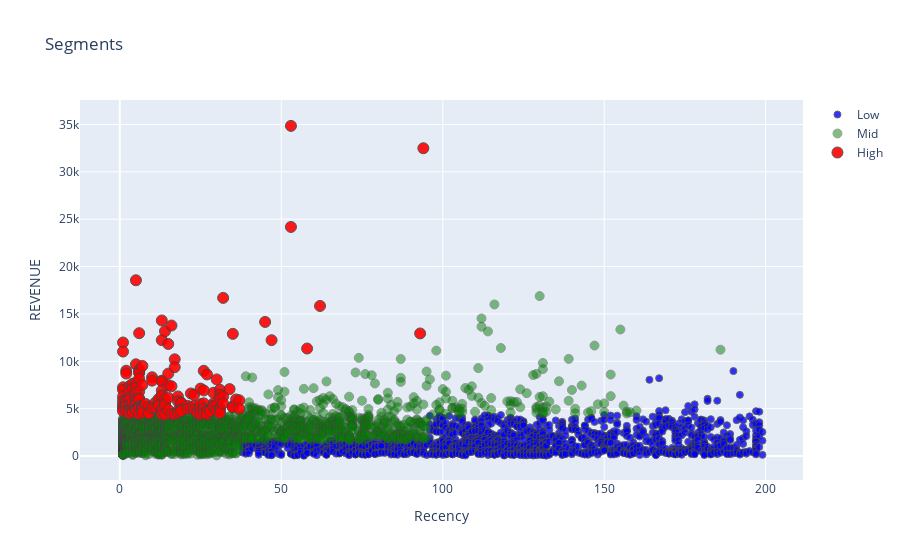

Notebook code cell kept with this figure:
### Code cell
graph = user.query("REVENUE <35000 and Recency<200")

plot_data = [
    go.Scatter(
        x=graph.query("Segment == 'Low-Value'")['Recency'],
        y=graph.query("Segment == 'Low-Value'")['REVENUE'],
        mode='markers',
        name='Low',
        marker= dict(size= 7,
            line= dict(width=1),
            color= 'blue',
            opacity= 0.8
           )
    ),
        go.Scatter(
        x=graph.query("Segment == 'Mid-Value'")['Recency'],
        y=graph.query("Segment == 'Mid-Value'")['REVENUE'],
        mode='markers',
        name='Mid',
        marker= dict(size= 9,
            line= dict(width=1),
            color= 'green',
            opacity= 0.5
           )
    ),
        go.Scatter(
        x=graph.query("Segment == 'High-Value'")['Recency'],
        y=graph.query("Segment == 'High-Value'")['REVENUE'],
        mode='markers',
        name='High',
        marker= dict(size= 11,
            line= dict(width=1),
            color= 'red',
            opacity= 0.9
           )
    ),
]

plot_layout = go.Layout(
        yaxis= {'title': "REVENUE"},
        xaxis= {'title': "Recency"},
        title='Segments'
    )
fig = go.Figure(data=plot_data, layout=plot_layout)
pyoff.iplot(fig)

### Figure 1 — Plotly figure (JSON) as saved in the notebook; plotly's stock layout.template omitted (floating-point values rounded to 4 significant figures; data arrays with more than 128 entries replaced by an {"elided": "..."} marker saying what was removed)
{"data": [{"marker": {"color": "blue", "line": {"width": 1}, "opacity": 0.8, "size": 7}, "mode": "markers", "name": "Low", "type": "scatter", "x": {"elided": "1323 int values"}, "y": {"elided": "1323 float values"}}, {"marker": {"color": "green", "line": {"width": 1}, "opacity": 0.5, "size": 9}, "mode": "markers", "name": "Mid", "type": "scatter", "x": {"elided": "2461 int values"}, "y": {"elided": "2461 float values"}}, {"marker": {"color": "red", "line": {"width": 1}, "opacity": 0.9, "size": 11}, "mode": "markers", "name": "High", "type": "scatter", "x": {"elided": "167 int values"}, "y": {"elided": "167 float values"}}], "layout": {"title": {"text": "Segments"}, "xaxis": {"title": {"text": "Recency"}}, "yaxis": {"title": {"text": "REVENUE"}}}}
